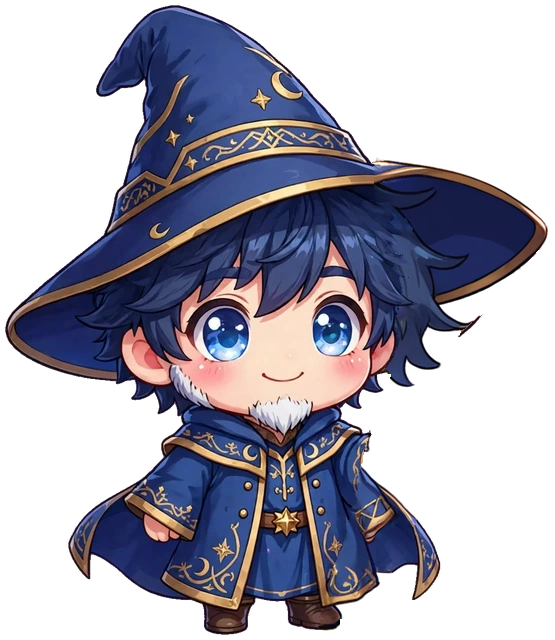
#> input picture art-tests/mage-anim/rig/male_body.png, 555 x 640 px, found by its file name
$ python gen_mage_v2.py out.png out.png
#> lines starting #> are read from the running program, lines starting #| are printed output that depends on the picture
### art-tests/mage-anim/tools/comfy_api.py
"""Minimal stdlib client for the local ComfyUI (127.0.0.1:8188). Native nodes only."""
import json, time, uuid, urllib.request, urllib.parse
from pathlib import Path

HOST = "http://127.0.0.1:8188"
CKPT = "sd_xl_base_1.0.safetensors"


def _post(path, data, ctype="application/json"):
    req = urllib.request.Request(HOST + path, data=data, headers={"Content-Type": ctype})
    return json.load(urllib.request.urlopen(req, timeout=60))


def upload(path):
    b = "----gac" + uuid.uuid4().hex
    body = (f"--{b}\r\nContent-Disposition: form-data; name=\"image\"; filename=\"{Path(path).name}\"\r\n"
            f"Content-Type: image/png\r\n\r\n").encode() + Path(path).read_bytes() + \
           f"\r\n--{b}\r\nContent-Disposition: form-data; name=\"overwrite\"\r\n\r\ntrue\r\n--{b}--\r\n".encode()
    return _post("/upload/image", body, f"multipart/form-data; boundary={b}")["name"]


# [43 lines left out: functions run, base, txt2img, inpaint, not called in this run]

### art-tests/mage-anim-v2/tools/gen_mage_v2.py
"""Pháp Sư strip v2: Animagine XL 4.0 + ControlNet OpenPose (xinsir) + IP-Adapter Plus SDXL (identity from the cleaned
reference). One character per generation, white background, 768x1024. 3/4 view facing right (game flips for left).
Usage: python gen_mage_v2.py <out_dir> <cleaned_png_dir> [male|female ...] [--poses=a,b] [--seeds=1,2] [--ipw=0.7]
"""
import sys, json, math, time
from pathlib import Path
import numpy as np
from PIL import Image, ImageDraw
sys.path.insert(0, str(Path(__file__).parent))
import comfy_api as c
import pilot_animagine_openpose as p

import os as _os
W, H = 768, int(_os.environ.get("MAGE_H", "1024"))
STEPS, CFG = 30, 5.0
CHAR = {
    "male": ("1boy, solo, chibi, young wizard, dark blue messy hair, blue eyes, (small white goatee beard:1.3), wide-brimmed pointed dark "
             "blue wizard hat with gold trim and crescent moon, dark blue wizard robe and cape with gold embroidery, brown belt "
             "with gold star buckle, brown boots, gnarled brown wooden staff with a glowing blue crystal orb mounted on top of the staff"),
    "female": ("1girl, solo, chibi, long wavy lavender purple hair, purple eyes, diamond crystal hair clip, no hat, teal and blue "
               "wizard robe with silver trim and crescent moons, purple dress, purple boots, brown wooden staff with silver blade "
               "ornament and a glowing purple crystal orb mounted on top of the staff, holding the staff in one hand"),
}
TAIL = ("full body, face clearly visible, three-quarter view facing right, thick clean outline, cel shading, "
        "simple background, white background, masterpiece, high score, great score, absurdres")
NEG = ("closed helmet, visor, face covered, mask, multiple characters, overlapping figures, 2boys, 2girls, multiple views, "
       "reference sheet, cropped, out of frame, lowres, bad anatomy, bad hands, extra arms, extra legs, two staffs, extra staff, "
       "text, watermark, signature, worst quality, low quality, low score, bad score, blurry, scenery, ground, shadow, "
       "gradient background, dark background, floating orb, detached orb, orb above head, halo, giant orb, floating crystal, magic swirl, swirling ribbon, crescent moon behind head, "
       "bubble, wind effect, sparkle trail, aura, magic circle behind")
POSE_TXT = {
    "idle": "standing calmly, holding staff upright beside body, gentle smile",
    "run": "running fast, body leaning forward, cape and robe flowing behind, staff trailing behind in one hand, dynamic motion",
    "run2": "running fast, mid stride, body leaning forward, cape flowing behind, staff trailing behind, dynamic motion",
    "cast1": "winding up a spell, leaning back, staff pulled back behind the body, small glowing orb, focused face",
    "cast2": "thrusting staff forward with arm fully extended, leaning forward, large bright glowing orb, magic burst at the orb",
    "skill_charge": "charging a spell, staff raised high above head with both hands, bright glowing orb on the staff, determined",
    "skill_release": "lunging forward unleashing a spell, staff pointed forward with extended arms, bright glowing orb on the staff, cape flying",
}
# chibi proportions measured on the cleaned reference (feet y ~965, height ~860): eyes 550, nose 590, neck 645,
# shoulders 665, hips 820. 3/4 view facing right: face shifted right, far ear hidden.
X = 370


def kp(lean=0, nose_dx=22, arms=None, legs=None, dy=0):
    nx, ny = X + lean + nose_dx, 590 + dy; neck = (X + lean * 0.7, 645 + dy)
    rs, ls = (neck[0] - 70, 668 + dy), (neck[0] + 70, 668 + dy)
    re, rw, le, lw = arms
    rh, lh = (X - 38, 820), (X + 38, 820)
    rk, ra, lk, la = legs or ((X - 40, 890), (X - 42, 962), (X + 40, 890), (X + 42, 962))
    eyes = [(nx - 50, 552 + dy), (nx + 62, 552 + dy)]
    ears = [(nx - 135, 568 + dy), None]
    return [(nx, ny), neck, rs, re, rw, ls, le, lw, rh, rk, ra, lh, lk, la, eyes[0], eyes[1], ears[0], ears[1]]


POSES = {
    "idle": kp(arms=((X - 90, 728), (X - 98, 778), (X + 110, 700), (X + 140, 735))),
    "run": kp(lean=55, arms=((X - 60, 720), (X - 150, 760), (X + 175, 640), (X + 215, 600)),
              legs=((X + 30, 870), (X + 120, 900), (X - 70, 900), (X - 160, 920))),
    "run2": kp(lean=50, dy=-14, arms=((X - 40, 735), (X - 130, 790), (X + 150, 660), (X + 190, 640)),
               legs=((X - 20, 885), (X - 70, 950), (X + 60, 870), (X + 70, 935))),
    "cast1": kp(lean=-45, arms=((X - 150, 640), (X - 230, 590), (X + 110, 705), (X + 165, 700)),
                legs=((X - 70, 890), (X - 110, 962), (X + 50, 890), (X + 90, 962))),
    "cast2": kp(lean=50, arms=((X - 100, 700), (X - 160, 730), (X + 200, 650), (X + 300, 635)),
                legs=((X - 70, 885), (X - 140, 955), (X + 70, 880), (X + 130, 955))),
    "skill_charge": kp(arms=((X - 125, 590), (X - 70, 480), (X + 160, 590), (X + 90, 480)),
                       legs=((X - 60, 888), (X - 95, 962), (X + 60, 888), (X + 95, 962))),
    "skill_release": kp(lean=70, arms=((X + 110, 690), (X + 230, 660), (X + 210, 650), (X + 320, 620)),
                        legs=((X - 90, 880), (X - 180, 950), (X + 90, 875), (X + 160, 955))),
}
import os
SKEL_SCALE, FEET = float(os.environ.get("MAGE_SKEL", "0.82")), (X, 965)     # shrink around the feet so the big chibi head + hat fit with margin
_DY = H - 1024 - (10 if H < 1024 else 0)   # shorter canvas: move the skeleton up so the head sits near the top
POSES = {k: [None if q is None else (FEET[0] + (q[0] - FEET[0]) * SKEL_SCALE + 14, FEET[1] + (q[1] - FEET[1]) * SKEL_SCALE + _DY)
             for q in v] for k, v in POSES.items()}
LIMBS, COLORS = p.LIMBS, p.COLORS


def pose_img(name):
    im = Image.new("RGB", (W, H), (0, 0, 0)); d = ImageDraw.Draw(im); pts = POSES[name]
    for (a, b), col in zip(LIMBS, COLORS):
        if pts[a - 1] is None or pts[b - 1] is None: continue
        (x1, y1), (x2, y2) = pts[a - 1], pts[b - 1]
        mx, my, L = (x1 + x2) / 2, (y1 + y2) / 2, math.hypot(x2 - x1, y2 - y1) / 2
        ang = math.atan2(y2 - y1, x2 - x1); s = p.STICK
        d.polygon([(mx + L * math.cos(t) * math.cos(ang) - s * math.sin(t) * math.sin(ang),
                    my + L * math.cos(t) * math.sin(ang) + s * math.sin(t) * math.cos(ang)) for t in np.linspace(0, 2 * math.pi, 72)],
                  fill=tuple(int(v * 0.6) for v in col))
    for pt, col in zip(pts, COLORS):
        if pt is None: continue
        d.ellipse([pt[0] - p.DOT, pt[1] - p.DOT, pt[0] + p.DOT, pt[1] + p.DOT], fill=col)
    return im


# identity reference WITHOUT the staff/orb (body layer split from the cleaned reference in mage-anim v1), so IP-Adapter
# learns face/hair/hat/robe only and does not copy the big orb into the composition
REF_BODY = {"male": Path(r"C:/AI/GAME-ART-CORE/output/mage_anim/rig/seed0/male_body.png"),
            "female": Path(r"C:/AI/GAME-ART-CORE/output/mage_anim/rig_f/seed0/female_body.png")}


def ref_square(png):
    r = Image.open(png).convert("RGBA"); r = r.crop(r.getbbox())
#> in ref_square, r is the input picture: PIL image 555x640 RGBA; mean R, G, B, A 41.7, 40.2, 53.5, 127.4
#> after `r = r.crop(r.getbbox())`:
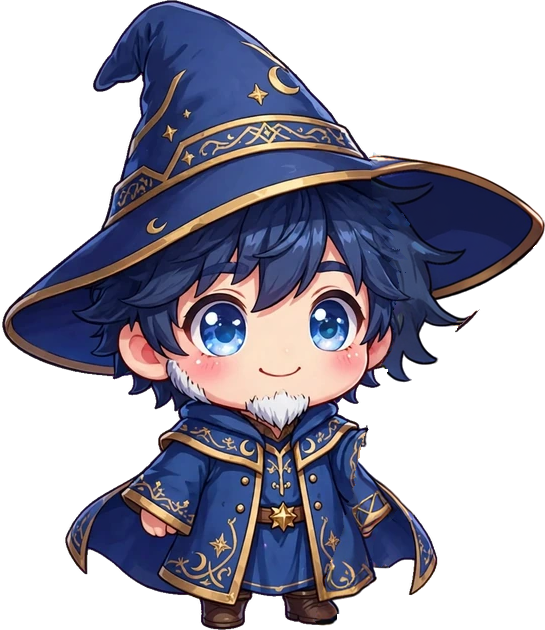
#> r: PIL image 545x630 RGBA; mean R, G, B, A 43.1, 41.6, 55.4, 131.8; transparent parts drawn white
    s = 900 / max(r.size); r = r.resize((round(r.width * s), round(r.height * s)), Image.LANCZOS)
#> after `s = 900 / max(r.size)`: s = 1.43
    cv = Image.new("RGBA", (1024, 1024), (255, 255, 255, 255)); cv.alpha_composite(r, ((1024 - r.width) // 2, (1024 - r.height) // 2))
#> after `cv = Image.new('RGBA', (1024, 1024), (255, 255, 255, 255))`: cv: PIL image 1024x1024 RGBA; every value is 255
#> after `cv.alpha_composite(r, ((1024 - r.width) // 2, (1024 - r.height) // 2))`:
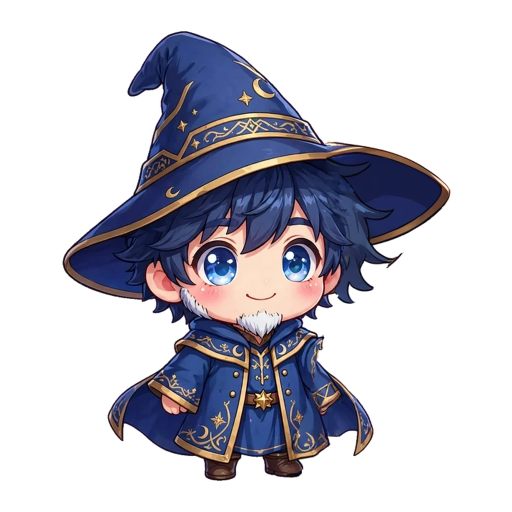
#> cv: PIL image 1024x1024 RGBA (shown at 1/2 size); mean R, G, B, A 195.4, 194.5, 203.6, 255
    return cv.convert("RGB")


def wf(gender, pose, seed, ref_name, pose_name, ipw):
    pos = f"{CHAR[gender]}, {POSE_TXT[pose]}, {TAIL}"
    g = p.wf(p.ANIM, pos, NEG, seed, w=W, h=H, pose_name=pose_name)
    g["7"]["inputs"]["filename_prefix"] = "game_art_core/mage_v2"
    g["5"]["inputs"]["steps"] = STEPS
    g["20"] = {"class_type": "IPAdapterUnifiedLoader", "inputs": {"model": ["1", 0], "preset": "PLUS (high strength)"}}
    g["21"] = {"class_type": "LoadImage", "inputs": {"image": ref_name}}
    g["22"] = {"class_type": "IPAdapterAdvanced", "inputs": {"model": ["20", 0], "ipadapter": ["20", 1], "image": ["21", 0],
                                                            "weight": ipw, "weight_type": "linear", "combine_embeds": "concat",
                                                            "start_at": 0.0, "end_at": 0.8, "embeds_scaling": "V only"}}
    g["5"]["inputs"]["model"] = ["22", 0]
    return g, pos


if __name__ == "__main__":
    out = Path(sys.argv[1]); cdir = Path(sys.argv[2]); out.mkdir(parents=True, exist_ok=True); args = sys.argv[3:]
    genders = [a for a in args if a in CHAR] or ["male", "female"]
    poses = next((a.split("=")[1].split(",") for a in args if a.startswith("--poses=")), list(POSES))
    seeds = next(([int(x) for x in a.split("=")[1].split(",")] for a in args if a.startswith("--seeds=")), [741001])
    ipws = next(([float(x) for x in a.split("=")[1].split(",")] for a in args if a.startswith("--ipw=")), [0.7])
    logf = out / "gen_log.json"; log = json.loads(logf.read_text(encoding="utf-8")) if logf.exists() else {}
    for gd in genders:
        refsrc = REF_BODY.get(gd) if REF_BODY.get(gd) and REF_BODY[gd].exists() else cdir / f"hero-mage-{gd}.png"
        rp = out / f"_ref_{gd}.png"; ref_square(refsrc).save(rp); ref_name = c.upload(rp)
#> (the run stopped early here; a loop or call above may not have finished)
